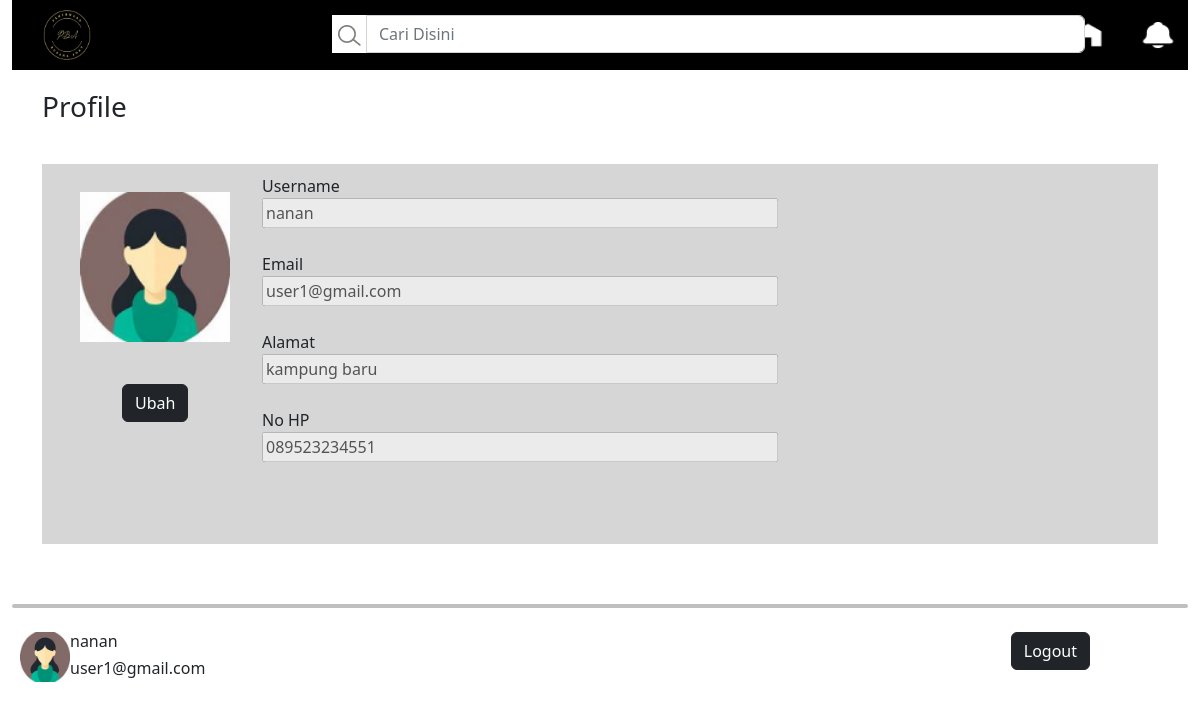
The page /cost_akun.php on the database its author committed.
### tables this page shows
CREATE TABLE `pelanggan` (
  `Id_pelanggan` int(25) NOT NULL,
  `Email` varchar(255) NOT NULL,
  `Nama` varchar(255) NOT NULL,
  `Alamat` varchar(255) DEFAULT NULL,
  `No_telp` varchar(100) DEFAULT NULL
);

### cost_akun.php (the view, shortened to what this page needs)
<?php
include 'koneksi.php';
$sql2 = "SELECT * FROM pelanggan WHERE Id_pelanggan = 4";
$result2 = mysqli_query($conn, $sql2);
$test = mysqli_fetch_assoc($result2);
?>
<!DOCTYPE html>
<html lang="en">
<head>
    <link rel="stylesheet" href="css/style.css">
    <link href="https://cdn.jsdelivr.net/npm/bootstrap@5.2.3/dist/css/bootstrap.min.css" rel="stylesheet">
</head>
<body>
    <div class="container-fluid">
        <ul class="ul-nav">
            <li class="li-nav-2"><a href="cost_masuk.php"><img src="img/logo.png" alt="logo" width="70" height="50"></a></li>
            <li class="li-nav-2" style="position:absolute; left:26%; top:5px"><div class="input-group mb-3" ><button style="background-color: white; border:none" class="image-button"><img src="img/search.png" alt="search"></button><input  type="text" class="form-control" placeholder="Cari Disini" aria-label="Username" aria-describedby="basic-addon1" size="70"></div></a></li>
            <li class="li-nav-2" style="float:right; margin-top:10px"><a href="cost_notifikasi.php"><img src="img/notif.png" alt="logo" width="40" height="30"></a></li>
            <li class="li-nav-2" style="float:right; margin-top:10px"><a href="cost_masuk.php"><img src="img/home.png" alt="logo" width="40" height="30"></a></li>
            <li class="li-nav-2" style="float:right; margin-top:10px"><a href="cost_akun.php"><img src="img/acc.png" alt="logo" width="40" height="30"></a></li>
            <li class="li-nav-2" style="float:right; margin-top:12px"><a href="cost_keranjang.php"><img src="img/basket.png" alt="logo" width="30" height="25"></a></li>
        </ul>
    </div>
    <div class="container">
        <figure>
            <h3>Profile</h3>
        </figure>
        <br>
        <div style="height:380px; background-color: #3333">
            <div class="d-flex flex-row mb-3">
            <div class="p-2" style="width:220px;">
                <img style="position:relative; left:30px; top:20px;" src="img/profile_2.png" alt="foto" width="150" height="150">
            </div>
            <div class="d-flex flex-column mb-3" style="margin-top: 10px">
                <label for="username">Username</label>
                <input type="text" name="username" value="<?php echo $test['Nama']; ?>" disabled size="50">
                <br>
                <label for="email">Email</label>
                <input type="text" name="email" value="<?php echo $test['Email']; ?>" disabled size="50">
                <br>
                <label for="alamat">Alamat</label>
                <input value="<?php echo $test['Alamat']; ?>" type="text" name="alamat" disabled size="50">
                <br>
                <label for="no_hp">No HP</label>
                <input value="<?php echo $test['No_telp']; ?>" type="text" name="no_hp" disabled size="50">
            </div>
            </div>
            <a href="cost_akun_ubah.php" style="position:relative; left:80px; top:-110px;" class="btn btn-dark">Ubah</a>
        </div>
    </div>
    <footer class="login-box" style="margin-top: 40px">
    <div class="container-xxl">
        <div><hr style="border: 2px solid black; border-radius: 5px"></div>
        <div class="d-inline-flex p-2" >
            <img src="img/profile_2.png" alt="foto" width="50" height="50">
            <div class="d-flex flex-column mb-3" style="height: 1px">
            <h6><?php echo $test['Nama']; ?></h6>
            <h6><?php echo $test['Email']; ?></h6>
            </div>
            <div><a href="cost_home.php" style="position:absolute; right:110px" class="btn btn-dark">Logout</a></div>
        </div>
    </div>
    </footer>
</body>
</html>

### css/style.css (style rules this page uses)
.ul-nav { list-style-type: none; margin: 0; padding: 0; overflow: hidden; background-color: black; }
li { padding: 10px; }
.li-nav-2 { float: left; padding-left: 20px; }
.container { padding: 20px; align-items: end; }

### rows shown on the page
pelanggan: username "nanan", email "user1@gmail.com", alamat "kampung baru", no_hp "089523234551", Nama "nanan", Email "user1@gmail.com"
